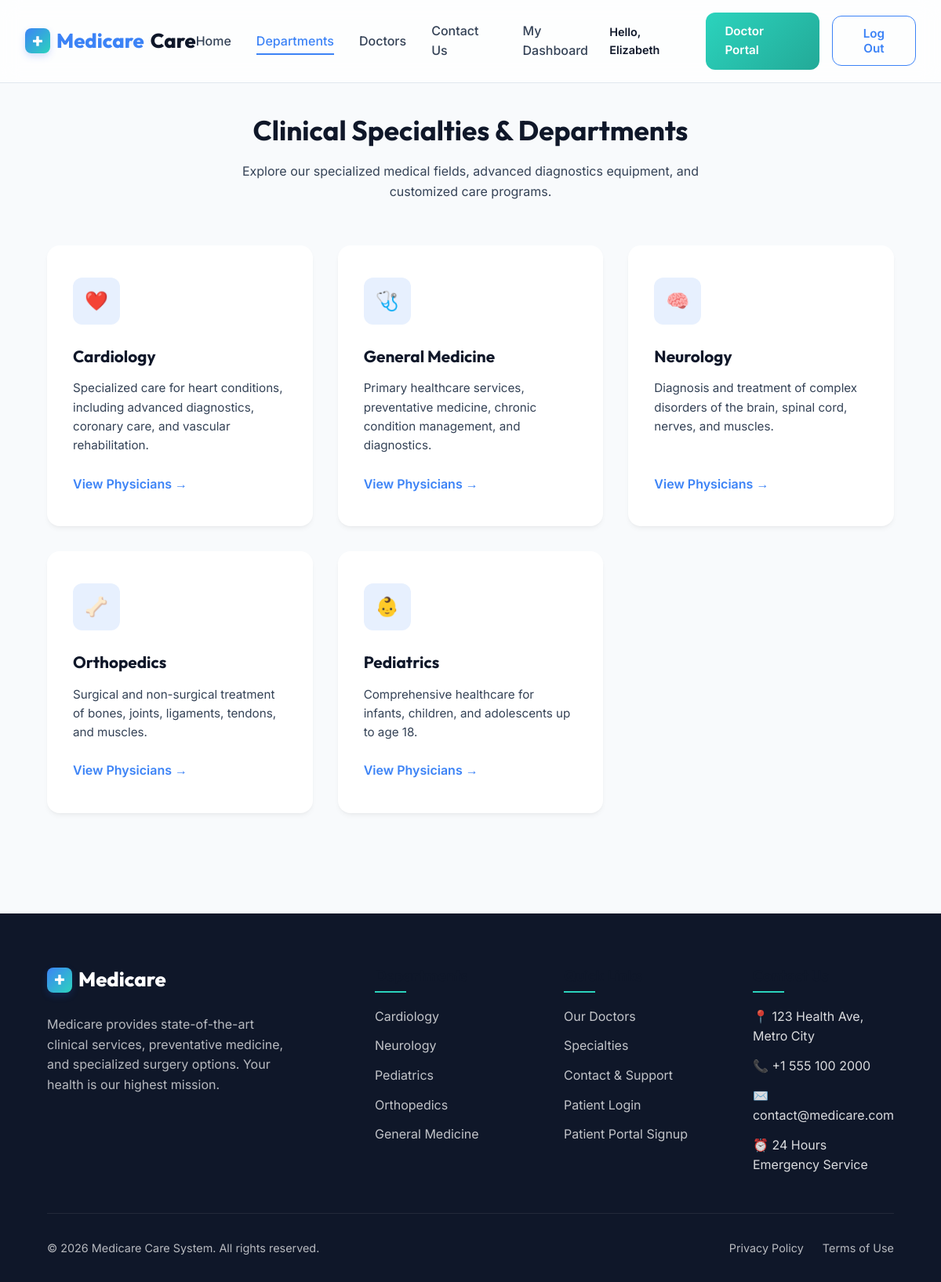
Page /pages/departments.php (signed in) on the committed database.
### tables this page shows
CREATE TABLE departments (
    id INT AUTO_INCREMENT PRIMARY KEY,
    name VARCHAR(100) NOT NULL UNIQUE,
    description TEXT,
    icon VARCHAR(50) NOT NULL,
    created_at TIMESTAMP DEFAULT CURRENT_TIMESTAMP
);

### pages/departments.php (the view, shortened to what this page needs)
<?php
require_once '../includes/header.php';
require_once '../includes/db.php';
$departments = [];
try {
    $departments = $pdo->query("SELECT * FROM departments ORDER BY name ASC")->fetchAll();
} catch (PDOException $e) {
}
?>
<div class="fade-in">
    <div class="section-title">
        <h2>Clinical Specialties & Departments</h2>
        <p>Explore our specialized medical fields, advanced diagnostics equipment, and customized care programs.</p>
    </div>
    <div class="departments-grid">
        <?php if (count($departments) === 0): ?>
            <div style="grid-column: 1 / -1; text-align:center; padding:3rem; background:white; border-radius:var(--radius-lg);">
                <h3>No Clinical Departments Registered</h3>
            </div>
        <?php else: ?>
            <?php foreach ($departments as $dept): ?>
                <?php
                $icon = '🏥';
                $name_lower = strtolower($dept['name']);
                if (strpos($name_lower, 'cardio') !== false) $icon = '❤️';
                elseif (strpos($name_lower, 'neuro') !== false) $icon = '🧠';
                elseif (strpos($name_lower, 'pediatr') !== false) $icon = '👶';
                elseif (strpos($name_lower, 'ortho') !== false) $icon = '🦴';
                elseif (strpos($name_lower, 'general') !== false || strpos($name_lower, 'med') !== false) $icon = '🩺';
                ?>
                <div class="dept-card">
                    <div class="dept-icon-box"><?php echo $icon; ?></div>
                    <h3><?php echo htmlspecialchars($dept['name']); ?></h3>
                    <p><?php echo htmlspecialchars($dept['description'] ?? 'Comprehensive care options using state-of-the-art diagnostic and nursing systems.'); ?></p>
                    <a href="doctors.php?department_id=<?php echo $dept['id']; ?>" class="btn-link">View Physicians &rarr;</a>
                </div>
            <?php endforeach; ?>
        <?php endif; ?>
    </div>
</div>
<?php require_once '../includes/footer.php'; ?>

### css/style.css (style rules this page uses)
:root { --font-primary: 'Outfit', sans-serif; --font-secondary: 'Inter', sans-serif; --primary: hsl(217, 91%, 60%); --primary-hover: hsl(217, 91%, 50%); --primary-soft: hsl(217, 91%, 95%); --secondary: #0ea5e9; --accent: hsl(172, 66%, 50%); --accent-hover: hsl(172, 66%, 40%); --dark: hsl(222, 47%, 11%); --dark-soft: hsl(215, 25%, 27%); --bg-main: hsl(210, 40%, 98%); --bg-card: #ffffff; --bg-glass: rgba(255, 255, 255, 0.75); --success: #10b981; --error: #ef4444; --warning: #f59e0b; --info: #3b82f6; --border-color: hsl(214, 32%, 91%); --radius-sm: 8px; --radius-md: 12px; --radius-lg: 16px; --radius-xl: 24px; --shadow-sm: 0 1px 3px rgba(0,0,0,0.1); --shadow-md: 0 4px 6px -1px rgba(0,0,0,0.05), 0 2px 4px -1px rgba(0,0,0,0.03); --shadow-lg: 0 10px 25px -5px rgba(0, 0, 0, 0.05), 0 8px 10px -6px rgba(0, 0, 0, 0.03); --shadow-xl: 0 20px 25px -5px rgba(0, 0, 0, 0.08), 0 10px 10px -5px rgba(0, 0, 0, 0.04); --transition: all 0.3s cubic-bezier(0.4, 0, 0.2, 1); }
* { margin: 0; padding: 0; box-sizing: border-box; }
body { font-family: var(--font-secondary); background-color: var(--bg-main); color: var(--dark-soft); line-height: 1.6; overflow-x: hidden; }
h1, h2, h3, h4, h5, h6 { font-family: var(--font-primary); color: var(--dark); font-weight: 700; }
a { text-decoration: none; color: inherit; transition: var(--transition); }
.section-title { text-align: center; margin-bottom: 3.5rem; }
.section-title h2 { font-size: 2.2rem; margin-bottom: 0.75rem; }
.section-title p { color: var(--dark-soft); max-width: 600px; margin: 0 auto; }
.departments-grid, .doctors-grid { display: grid; grid-template-columns: repeat(auto-fill, minmax(280px, 1fr)); gap: 2rem; margin-bottom: 4rem; }
.dept-card, .doc-card { background: var(--bg-card); border-radius: var(--radius-lg); padding: 2.5rem 2rem; box-shadow: var(--shadow-md); transition: var(--transition); border: 1px solid transparent; display: flex; flex-direction: column; align-items: flex-start; }
.dept-icon-box, .doc-icon-box { width: 60px; height: 60px; border-radius: var(--radius-md); background: var(--primary-soft); display: flex; align-items: center; justify-content: center; color: var(--primary); margin-bottom: 1.5rem; font-size: 1.5rem; transition: var(--transition); }
.dept-card h3, .doc-card h3 { margin-bottom: 0.75rem; font-size: 1.3rem; }
.dept-card p { font-size: 0.95rem; color: var(--dark-soft); margin-bottom: 1.5rem; flex-grow: 1; }
.dept-card .btn-link { color: var(--primary); font-weight: 600; display: flex; align-items: center; gap: 0.25rem; }
.fade-in { animation: fadeIn 0.4s ease forwards; }

### rows in the picture
departments: name "❤️", name "Cardiology", description "Specialized care for heart conditions, including advanced diagnostics, coronary care, and vascular rehabilitation."
departments: name "🩺", name "General Medicine", description "Primary healthcare services, preventative medicine, chronic condition management, and diagnostics."
departments: name "🧠", name "Neurology", description "Diagnosis and treatment of complex disorders of the brain, spinal cord, nerves, and muscles."
departments: name "🦴", name "Orthopedics", description "Surgical and non-surgical treatment of bones, joints, ligaments, tendons, and muscles."
departments: name "👶", name "Pediatrics", description "Comprehensive healthcare for infants, children, and adolescents up to age 18."

### other values in the picture
$user_name "Elizabeth"
$portal_name "Doctor Portal"
